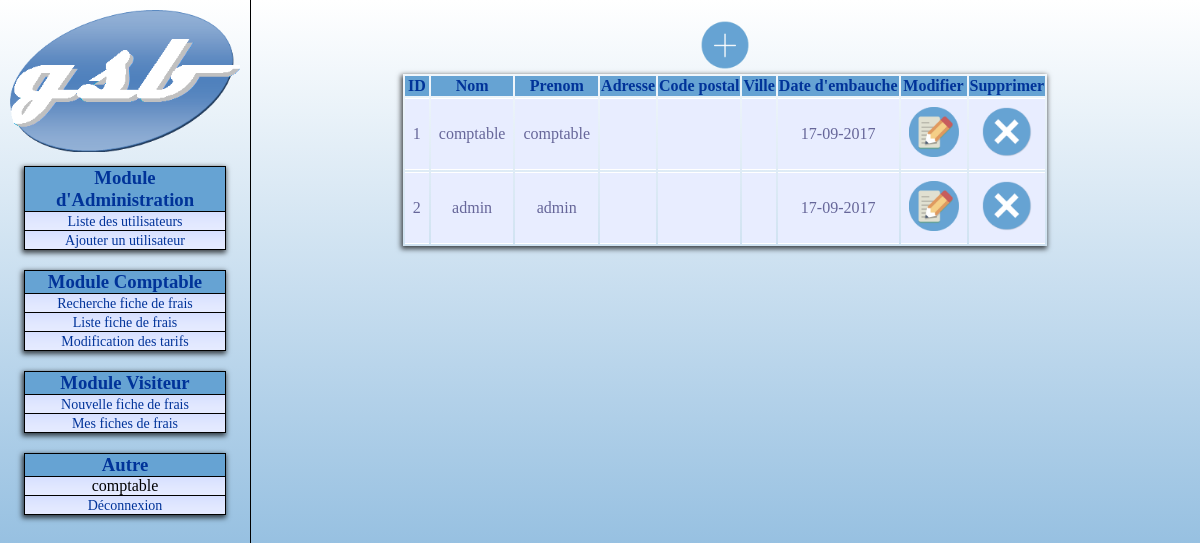
The page /admin-listeVisiteur.php (signed in) on the database its author committed.
### tables this page shows
CREATE TABLE IF NOT EXISTS `Visiteur` (
  `id` int UNSIGNED NOT NULL AUTO_INCREMENT,
  `nom` varchar(60) NOT NULL,
  `prenom` varchar(60)  NOT NULL,
  `adresse` varchar(120) DEFAULT NULL,
  `cp` char(5) DEFAULT NULL,
  `ville` varchar(60) DEFAULT NULL,
  `dateEmbauche` date DEFAULT NULL,
  `login` char(60) NOT NULL,
  `pwd` char(32)  NOT NULL,

  PRIMARY KEY (`id`)
);

### include/AccesDonnees.lib.php (called while the page is built, shortened)
<?php
$modeacces = "mysql";
function executeSQL($sql) {
	global $modeacces, $connexion;
	if ($modeacces=="mysql") {
		@$result = mysql_query($sql)
		or die ("Erreur SQL de <b>".$_SERVER["SCRIPT_NAME"]."</b>.<br />
			 Dans le fichier : ".__FILE__." a la ligne : ".__LINE__."<br />".
				mysql_error().
				"<br /><br />
				<b>REQUETE SQL : </b>$sql<br />");
				return $result;
	}
}
function tableSQL($sql) {
	global $modeacces, $connexion;
	$result = executeSQL($sql);
	$rows=array();
	if ($modeacces=="mysql") {
		while ($row = mysql_fetch_array($result, MYSQL_BOTH)) {
			array_push($rows,$row);
		}
	}
	return $rows;
}
?>

### include/database.lib.php (called while the page is built, shortened)
<?php
function secureDataAAfficher($var) {
	return htmlentities(utf8_encode($var));
}
?>

### admin-listeVisiteur.php (the view, shortened to what this page needs)
<?php
require_once 'include/database.lib.php';
include 'layouts/head.inc.php';
?>
<a href="admin-ajouterVisiteurForm.php"><img class="icone" src="images/icones/add.png" alt="Ajouter un visiteur"/></a>
<table>
	<thead>
		<tr>
			<th>ID</th>
			<th>Nom</th>
			<th>Prenom</th>
			<th>Adresse</th>
			<th>Code postal</th>
			<th>Ville</th>
			<th>Date d'embauche</th>
			<th>Modifier</th>
			<th>Supprimer</th>
		</tr>
	</thead>
	<?php
		$sql = "SELECT * FROM visiteur";
		$visiteurs = tableSQL($sql);
		foreach ($visiteurs as $key => $visiteur) {
			?>
				<tr>
					<td><?php echo secureDataAAfficher($visiteur['id']);?></td>
					<td><?php echo secureDataAAfficher($visiteur['nom']);?></td>
					<td><?php echo secureDataAAfficher($visiteur['prenom']);?></td>
					<td><?php echo secureDataAAfficher($visiteur['adresse']);?></td>
					<td><?php echo secureDataAAfficher($visiteur['cp']);?></td>
					<td><?php echo secureDataAAfficher($visiteur['ville']);?></td>
					<td><?php echo date('d-m-Y', strtotime($visiteur['dateEmbauche']));?></td>
					<td>
						<a href="admin-modifierVisiteurForm.php?id=<?php echo secureDataAAfficher($visiteur['id']);?>">
							<img class="icone" src="images/icones/edit.png" alt="modifier"/>
						</a>
					</td>
					<td>
						<a href="admin-supprimerVisiteur.php?id=<?php echo secureDataAAfficher($visiteur['id']);?>" onclick="return confirm('Voulez-vous vraiment supprimer l\'utilisateur <?php echo secureDataAAfficher($visiteur['nom']).' '.secureDataAAfficher($visiteur['prenom']);?> ?')">
							<img class="icone" src="images/icones/delete.png" alt="supprimer"/>
						</a>
					</td>
				</tr>
			<?php
		}
	?>
</table>
<?php
include 'layouts/footer.inc.php';

### styles/default.css (style rules this page uses)
* { margin: 0; }
body, html { height: 100%; background: #e0e0e0; background-image:linear-gradient(white, #66A3D3); background-attachment: fixed; background-repeat: no-repeat; }
div.wrap div.content table { margin: auto; box-shadow: -1px 2px 5px 1px rgba(0, 0, 0, 0.7); min-width: 50%; text-align: center; }
div.wrap div.content table thead { font-weight: bold; padding: 8px; background: #66A3D3 ; border-top: 2px solid #d3ddff; border-bottom: 1px solid #fff; color: #039; }
div.wrap div.content table td { padding: 8px; border-bottom: 1px solid #fff; color: #669; border-top: 1px solid #fff; background: #e8edff url('http://1.bp.blogspot.com/_xDpoN6UfFFY/S-J2f5yBC3I/AAAAAAAACbY/zWXYXsR-w5E/s1600/gradback.png') repeat-x; }
div.wrap div.content img.icone { height: 50px; width: auto; }

### rows shown on the page
visiteur: id "1", nom "comptable", prenom "comptable", dateEmbauche "17-09-2017"
visiteur: id "2", nom "admin", prenom "admin", dateEmbauche "17-09-2017"

### other values the page prints
$_SESSION['login'] "comptable"
